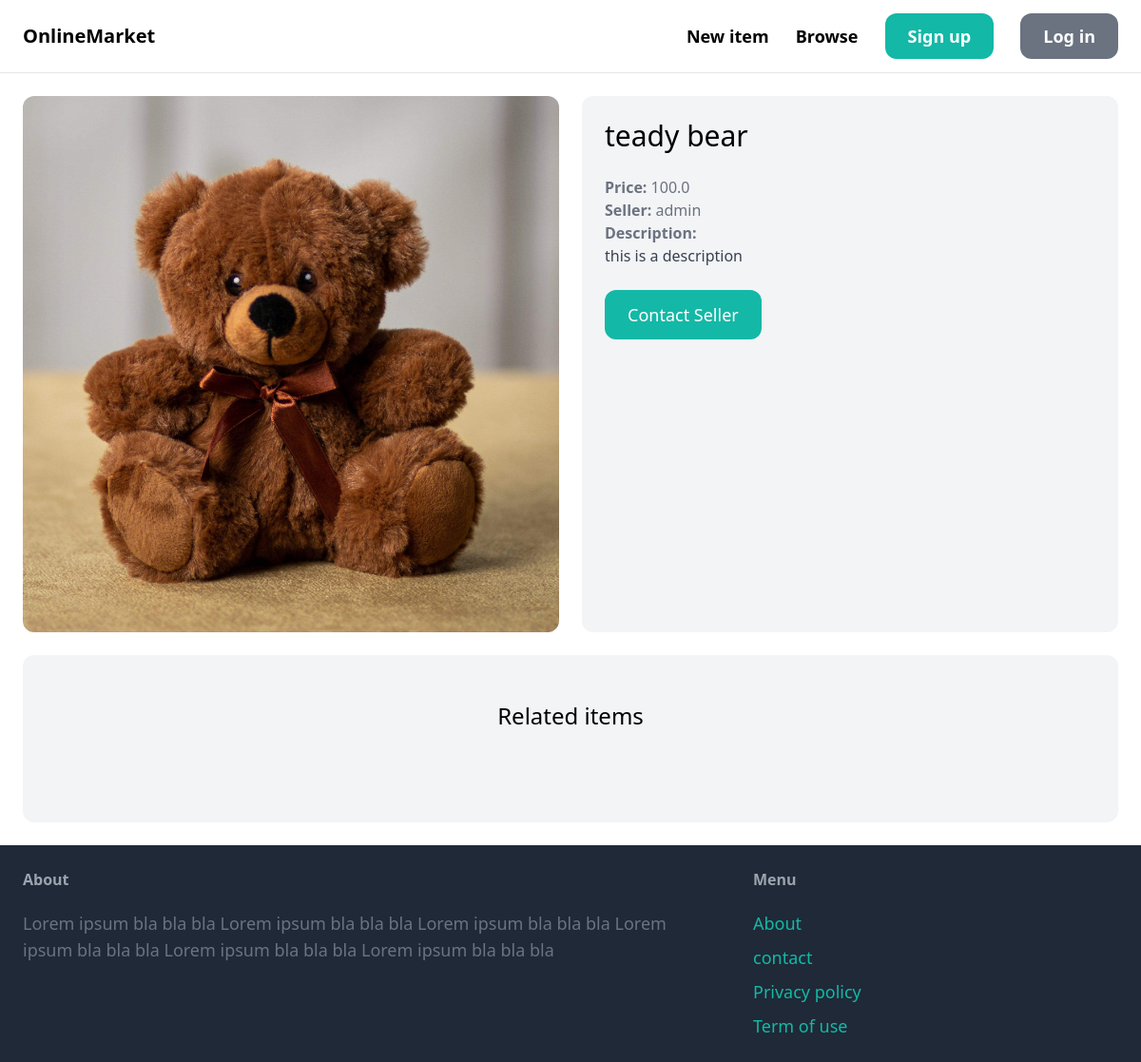
/items/1/, run on an earlier commit of the app's database.
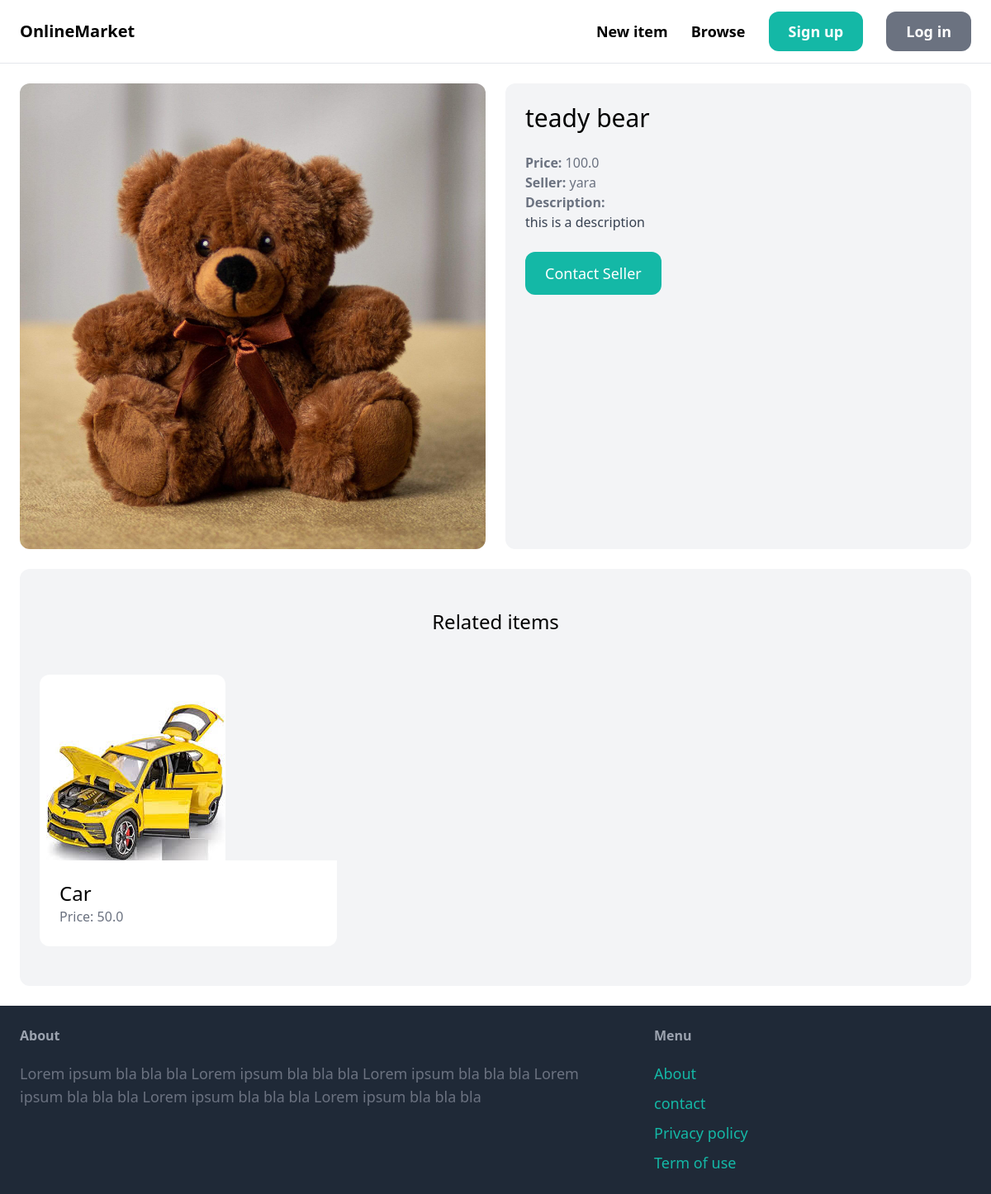
And on a later commit of the database.
### item/models.py (models this page shows, shortened)
class Item(models.Model):
    category = models.ForeignKey(Category, related_name='items', on_delete=models.CASCADE)
    name = models.CharField(max_length=255)
    description = models.TextField(blank=True, null=True)
    price = models.FloatField()
    image = models.ImageField(upload_to='Item_images', blank=True, null= True)
    is_sold = models.BooleanField(default=False)
    created_by = models.ForeignKey(User, related_name='items', on_delete=models.CASCADE)
    created_at = models.DateTimeField(auto_now_add=True)

### item/views.py (the view)
# urls.py: path('<int:pk>/', views.detail, name='detail'),
def detail(request, pk):
    item = get_object_or_404(Item, pk=pk)
    related_items = Item.objects.filter(category=item.category, is_sold=False).exclude(pk=pk)[0:3]
    return render (request, 'item/detail.html', {
        'item': item,
        'related_items': related_items
        })

### item/templates/item/detail.html (shortened to what this page needs)
{% extends 'core/base.html' %}
{% block content %}
<div class="grid grid-cols-6 gap-6">
    <div class="col-span-3">
        <img src="{{ item.image.url }}" class="rounded-xl">
    </div>
    <div class="col-span-3 p-6 bg-gray-100 rounded-xl">
        <h1 class="mb-6 text-3xl">{{ item.name }}</h1>
        <p class="text-gray-500"><strong>Price: </strong>{{ item.price }} </p>
        <p class="text-gray-500"><strong>Seller: </strong>{{ item.created_by.username }}</p>
        {% if item.description %}
            <p class="text-gray-700">
                <strong class="text-gray-500"> Description:</strong><br>
                {{ item.description }}
            </p>
        {% endif %}
        {% if request.user == item.created_by %}
            <div class="mt-6 p-6 bg-white rounded-xl">
               <p>This is your item!</p>
               <a href="{% url 'item:edit' item.id %}" class="inline-block mt-6 px-6 py-3 text-lg font-semibold bg-teal-500 text-white rounded-xl"> Edit </a>
               <a href="{% url 'item:delete' item.id %}" class="inline-block mt-6 px-6 py-3 text-lg font-semibold bg-red-500 text-white rounded-xl"> Delete </a>
            </div>
        {% else %}
            <a href="{% url 'conversation:new' item.id %}" class="inline-block mt-6 px-6 py-3 text-lg front-semibold bg-teal-500 text-white rounded-xl hover:bg-teal-700">Contact Seller </a>
        {% endif %}
    </div>
</div>
<div class="mt-6 px-6 py-12 bg-gray-100 rounded-xl">
    <h2 class="mb-12 text-2xl text-center">Related items</h2>
    <div class="grid grid-cols-3 gap-3">
       {% for item in related_items %}
          <div>
             <a href="{% url 'item:detail' item.id %}">
                <div>
                   <img src="{{ item.image.url }}" class="rounded-t-xl">
                </div>
                <div class="p-6 bg-white rounded-b-xl">
                   <h2 class="text-2xl">{{ item.name }}</h2>
                   <p class="text-gray-500">Price: {{ item.price }}</p>
                </div>
             </a>
          </div>
       {% endfor %}
    </div>
 </div>
{% endblock %}

What changed in the data, as far as the page shows it:
changed Item "teady bear": created_by.username "admin" → "yara"
added Item: image (picture), name "Car", price "50.0"
